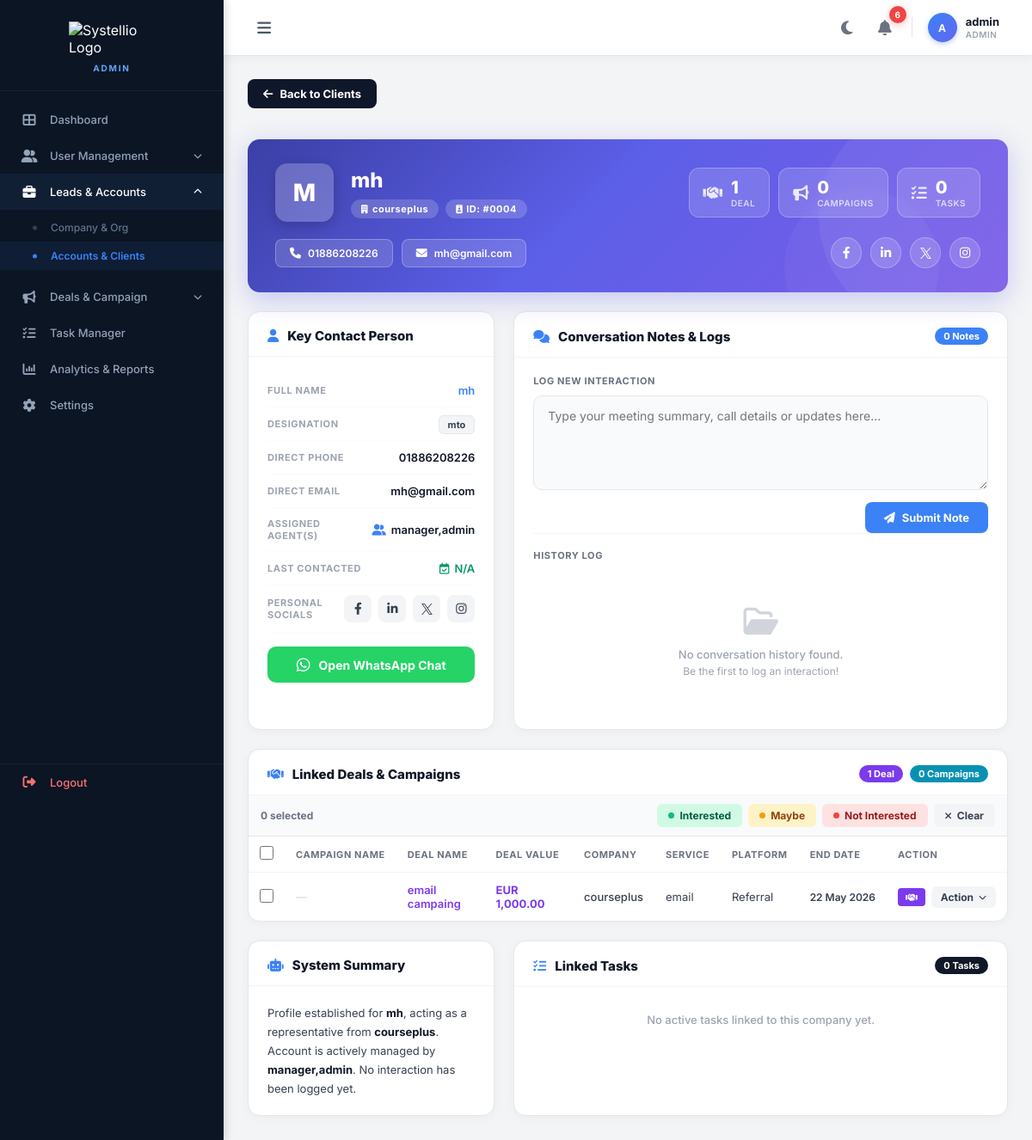
The page /client_profile.php?id=4 (signed in) on the database its author committed.
### tables this page shows
CREATE TABLE `contacts` (
  `id` int(11) NOT NULL,
  `name` varchar(255) NOT NULL,
  `email` varchar(255) DEFAULT NULL,
  `phone` varchar(50) DEFAULT NULL,
  `designation` varchar(255) DEFAULT NULL,
  `company_id` int(11) DEFAULT NULL,
  `created_at` timestamp NOT NULL DEFAULT current_timestamp(),
  `assigned_agents` text DEFAULT NULL,
  `fb_url` varchar(255) DEFAULT NULL,
  `linkedin_url` varchar(255) DEFAULT NULL,
  `twitter_url` varchar(255) DEFAULT NULL,
  `insta_url` varchar(255) DEFAULT NULL,
  `created_by` int(11) DEFAULT NULL,
  `status` varchar(10) NOT NULL DEFAULT 'active',
  `inactive_by` int(11) DEFAULT NULL,
  `inactive_by_role` varchar(20) DEFAULT NULL,
  `company_inactive_ref` int(11) DEFAULT NULL
);

CREATE TABLE `companies` (
  `id` int(11) NOT NULL,
  `company_name` varchar(255) NOT NULL,
  `assigned_agent` varchar(255) DEFAULT 'Unassigned',
  `company_email` varchar(255) DEFAULT NULL,
  `company_number` varchar(50) DEFAULT NULL,
  `company_website` varchar(255) DEFAULT NULL,
  `fb_url` varchar(255) DEFAULT NULL,
  `linkedin_url` varchar(255) DEFAULT NULL,
  `insta_url` varchar(255) DEFAULT NULL,
  `twitter_url` varchar(255) DEFAULT NULL,
  `total_contacts` int(11) DEFAULT 0,
  `created_at` timestamp NOT NULL DEFAULT current_timestamp(),
  `created_by` int(11) DEFAULT NULL,
  `status` varchar(10) NOT NULL DEFAULT 'active',
  `inactive_by` int(11) DEFAULT NULL,
  `inactive_by_role` varchar(20) DEFAULT NULL
);

CREATE TABLE `deals` (
  `id` int(11) NOT NULL,
  `deal_name` varchar(255) NOT NULL,
  `deal_value` decimal(10,2) DEFAULT 0.00,
  `stage` varchar(50) DEFAULT 'Lead',
  `link_company` varchar(255) NOT NULL,
  `service_required` varchar(255) DEFAULT NULL,
  `currency` varchar(10) NOT NULL DEFAULT 'USD',
  `start_date` date DEFAULT NULL,
  `end_date` date DEFAULT NULL,
  `platform` varchar(100) DEFAULT NULL,
  `sales_officer` varchar(255) DEFAULT NULL,
  `additional_notes` text DEFAULT NULL,
  `created_at` timestamp NOT NULL DEFAULT current_timestamp()
);

### client_profile.php (the view, shortened to what the rows shown need)
<?php
include 'config.php';
$client_id = isset($_GET['id']) ? (int)$_GET['id'] : 0;
$client = null;
$q = mysqli_query($conn, "SELECT c.*, co.company_name, co.company_email, co.company_number,
                                  co.company_website, co.assigned_agent,
                                  c.fb_url, c.linkedin_url,
                                  c.insta_url, c.twitter_url
                           FROM contacts c
                           LEFT JOIN companies co ON c.company_id = co.id
                           WHERE c.id = $client_id LIMIT 1");
if ($q && mysqli_num_rows($q) > 0) {
    $client = mysqli_fetch_assoc($q);
} else {
    header("Location: client_list.php");
    exit();
}
mysqli_query($conn, "CREATE TABLE IF NOT EXISTS client_notes (
    id INT AUTO_INCREMENT PRIMARY KEY,
    client_id INT NOT NULL,
    author VARCHAR(100),
    note TEXT NOT NULL,
    created_at TIMESTAMP DEFAULT CURRENT_TIMESTAMP
) ENGINE=InnoDB DEFAULT CHARSET=utf8mb4");
$deals_linked = [];
$co_esc = !empty($client['company_name'])
    ? mysqli_real_escape_string($conn, $client['company_name'])
    : '';
if ($co_esc !== '') {
    $dq = mysqli_query($conn,
        "SELECT * FROM deals WHERE link_company = '$co_esc' ORDER BY created_at DESC"
    );
    if ($dq) {
        while ($row = mysqli_fetch_assoc($dq)) {
            $deals_linked[$row['id']] = $row;
        }
    }
}
usort($deals_linked, fn($a, $b) => strtotime($b['created_at']) - strtotime($a['created_at']));
if (!function_exists('h'))    { function h($v)    { return htmlspecialchars($v ?? ''); } }
if (!function_exists('orNA')) { function orNA($v) { return (!empty($v)) ? htmlspecialchars($v) : 'N/A'; } }
$avatar_letter = strtoupper(substr($client['name'], 0, 1));
$company_name  = !empty($client['company_name']) ? $client['company_name'] : 'Independent';
$assigned_agent = !empty($client['assigned_agent']) ? $client['assigned_agent'] : 'Unassigned';
$last_contacted = 'N/A';
?>
<!DOCTYPE html>
<html lang="en">
<head>
    <link rel="stylesheet" href="https://cdnjs.cloudflare.com/ajax/libs/font-awesome/6.4.0/css/all.min.css">
</head>
<body>
<div class="main-content">
    <div class="profile-page">
        <div class="hero-banner">
            <div class="hero-top-row">
                <div class="avatar-circle"><?= $avatar_letter ?></div>
                <div class="hero-info">
                    <h2><?= h($client['name']) ?></h2>
                    <div class="hero-tags">
                        <span class="tag-badge"><i class="fa-solid fa-building" style="font-size:10px;margin-right:5px;"></i><?= h($company_name) ?></span>
                        <span class="tag-badge"><i class="fa-solid fa-id-badge" style="font-size:10px;margin-right:4px;"></i>ID: #<?= str_pad($client_id, 4, '0', STR_PAD_LEFT) ?></span>
                    </div>
                </div>
                <div class="hero-stats">
                    <div class="hero-stat-chip">
                    </div>
                    <div class="hero-stat-chip">
                    </div>
                    <div class="hero-stat-chip">
                    </div>
                </div>
            </div>
            <div class="hero-bottom-row">
                <div class="hero-contact-btns">
                    <div class="hero-contact-btn">
                        <i class="fa-solid fa-phone"></i>
                        <?= !empty($client['phone']) ? h($client['phone']) : 'N/A' ?>
                    </div>
                    <div class="hero-contact-btn">
                        <i class="fa-solid fa-envelope"></i>
                        <?= !empty($client['email']) ? h($client['email']) : 'N/A' ?>
                    </div>
                </div>
            </div>
        </div>
        <div class="cards-row">
            <div class="card">
                <div class="card-body">
                    <div class="contact-row">
                        <span class="contact-label">Full Name</span>
                        <span class="contact-val blue"><?= h($client['name']) ?></span>
                    </div>
                    <div class="contact-row">
                        <span class="contact-val">
                            <?php if(!empty($client['designation'])): ?>
                                <span class="designation-tag"><?= h($client['designation']) ?></span>
                            <?php else: ?>
                                <span class="designation-tag">N/A</span>
                            <?php endif; ?>
                        </span>
                    </div>
                    <div class="contact-row">
                        <span class="contact-label">Direct Phone</span>
                        <span class="contact-val"><?= orNA($client['phone']) ?></span>
                    </div>
                    <div class="contact-row">
                        <span class="contact-label">Direct Email</span>
                        <span class="contact-val"><?= orNA($client['email']) ?></span>
                    </div>
                    <div class="contact-row">
                        <span class="contact-val">
                            <span class="agent-chip"><i class="fa-solid fa-user-group"></i><?= h($assigned_agent) ?></span>
                        </span>
                    </div>
                </div>
            </div>
        </div>
        <div class="card" style="margin-bottom:0;">
            <div class="card-body" style="padding:0;">
<?php
$combined_rows = [];
foreach ($deals_linked as $deal) {
    $camp_name_for_deal = '—';
    $combined_rows[] = [
        'type'             => 'deal',
        'campaign_name'    => $camp_name_for_deal,
        'deal_name'        => $deal['deal_name']        ?? '—',
        'deal_value'       => $deal['deal_value']       ?? 0,
        'currency'         => $deal['currency']         ?? 'USD',
        'link_company'     => $deal['link_company']     ?? '—',
        'service_required' => $deal['service_required'] ?? '—',
        'platform'         => $deal['platform']         ?? '—',
        'end_date'         => $deal['end_date']         ?? '',
        'stage'            => $deal['stage']            ?? 'Lead',
        'row_id'           => $deal['id'],
        'assigned_to'      => $deal['sales_officer']    ?? '',
        'raw_deal'         => $deal,
        'raw_camp'         => null,
    ];
}
?>
                <?php if (empty($combined_rows)): ?>
                <div class="empty-state" style="padding:30px 20px;">
                    <i class="fa-solid fa-handshake" style="font-size:28px;margin-bottom:10px;color:#d1d5db;"></i>
                    <p style="font-size:13px;color:#9ca3af;">No deals or campaigns linked yet.</p>
                </div>
                <?php else: ?>
                <div style="overflow-x:auto;">
                <table class="dc-table">
                    <thead>
                        <tr>
                            <th style="width:36px;">
                                <input type="checkbox" class="dc-check" id="dcSelectAll" title="Select All" onchange="toggleSelectAll(this)">
                            </th>
                            <th>Campaign Name</th>
                            <th>Deal Name</th>
                            <th>Deal Value</th>
                            <th>Company</th>
                            <th>Service</th>
                            <th>Platform</th>
                            <th>End Date</th>
                            <th>Action</th>
                        </tr>
                    </thead>
                    <tbody>
                    <?php foreach ($combined_rows as $i => $row):
                        $isType   = $row['type'];
                        $endDate  = !empty($row['end_date'])
                            ? date('d M Y', strtotime($row['end_date'])) : '—';
                        $value    = ($row['deal_value'] > 0)
                            ? h($row['currency']) . ' ' . number_format((float)$row['deal_value'], 2)
                            : '—';
                        $intKey   = 'interest_' . $isType . '_' . $row['row_id'];
                        $b64Deal  = $row['raw_deal'] ? base64_encode(json_encode($row['raw_deal'])) : '';
                    ?>
                    <tr data-intkey="<?= $intKey ?>"
                        data-rowtype="<?= h($row['type']) ?>"
                        data-rowid="<?= $row['row_id'] ?>"
                        data-dealname="<?= h($row['deal_name']) ?>"
                        data-campname="<?= h($row['campaign_name']) ?>"
                        data-assignedto="<?= h($row['assigned_to'] ?? '') ?>"
                        data-clientname="<?= h($client['name']) ?>"
                        data-clientid="<?= $client_id ?>">
                        <td style="text-align:center;">
                            <input type="checkbox" class="dc-check dc-row-check" data-intkey="<?= $intKey ?>" onchange="onRowCheck(this)">
                        </td>
                        <td>
                            <?php if ($row['campaign_name'] !== '—'): ?>
                                <span style="font-weight:600;color:#0891b2;"><?= h($row['campaign_name']) ?></span>
                            <?php else: ?>
                                <span style="color:#d1d5db;">—</span>
                            <?php endif; ?>
                        </td>
                        <td>
                            <?php if ($row['deal_name'] !== '—'): ?>
                                <span style="font-weight:600;color:#7c3aed;"><?= h($row['deal_name']) ?></span>
                            <?php else: ?>
                                <span style="color:#d1d5db;">—</span>
                            <?php endif; ?>
                        </td>
                        <td style="font-weight:700;color:#7c3aed;"><?= $value ?></td>
                        <td><?= $row['link_company'] !== '—' ? '<span style="font-weight:500;">'.h($row['link_company']).'</span>' : '<span style="color:#d1d5db;">—</span>' ?></td>
                        <td><?= $row['service_required'] !== '—' ? h($row['service_required']) : '<span style="color:#d1d5db;">—</span>' ?></td>
                        <td><?= $row['platform'] !== '—' ? h($row['platform']) : '<span style="color:#d1d5db;">—</span>' ?></td>
                        <td style="white-space:nowrap;">
                            <?php if ($endDate !== '—'): ?>
                                <span style="font-size:12px;font-weight:600;color:#374151;"><?= $endDate ?></span>
                            <?php else: ?>
                                <span style="color:#d1d5db;">—</span>
                            <?php endif; ?>
                        </td>
                        <td>
                            <div style="display:flex;align-items:center;gap:7px;">
                                <?php if ($b64Deal): ?>
                                <button class="task-view-btn" style="background:#7c3aed;padding:5px 9px;" title="View Deal"
                                    onmouseover="this.style.background='#6d28d9'" onmouseout="this.style.background='#7c3aed'"
                                    onclick="openDealViewModal('<?= $b64Deal ?>')">
                                    <i class="fa-solid fa-handshake"></i>
                                </button>
                                <?php endif; ?>
                                <div class="interest-wrap" id="iw_<?= $intKey ?>">
                                    <button class="interest-btn" id="ib_<?= $intKey ?>"
                                        onclick="toggleInterest('<?= $intKey ?>')">
                                        <span class="int-label" id="il_<?= $intKey ?>">Action</span>
                                        <i class="fa-solid fa-chevron-down chevron"></i>
                                    </button>
                                </div>
                            </div>
                        </td>
                    </tr>
                    <?php endforeach; ?>
                    </tbody>
                </table>
                </div>
                <?php endif; ?>
            </div>
        </div>
        <div class="bottom-row">
            <div class="card">
                <div class="card-body">
                    <p class="system-summary-text">
                        Profile established for <strong><?= h($client['name']) ?></strong>,
                        acting as a representative from
                        <strong><?= h($company_name) ?></strong>.
                        Account is actively managed by
                        <strong><?= h($assigned_agent) ?></strong>.
                        <?php if ($last_contacted !== 'N/A'): ?>
                            Last logged interaction was on <strong><?= $last_contacted ?></strong>.
                        <?php else: ?>
                            No interaction has been logged yet.
                        <?php endif; ?>
                    </p>
                </div>
            </div>
        </div>
    </div>
</div>
</body>
</html>

### rows shown on the page
contacts: name "M", name "mh", company.company_name "courseplus", phone "01886208226", email "mh@gmail.com", designation "mto", company.assigned_agent "manager,admin"
deals: deal_name "email campaing", value "EUR 1,000.00", link_company "courseplus", service_required "email", platform "Referral", end_date "22 May 2026"

### other values the page prints
$sidebarRole "ADMIN"
$_notif_count "6"
$_tb_initials "A"
$_tb_name "admin"
$_tb_role_display "ADMIN"
str_pad($client_id, 4, '0', STR_PAD_LEFT) "0004"
$deal_count "1"
$campaign_count "0"
$task_count "0"
$last_contacted "N/A"
$note_count "0"
